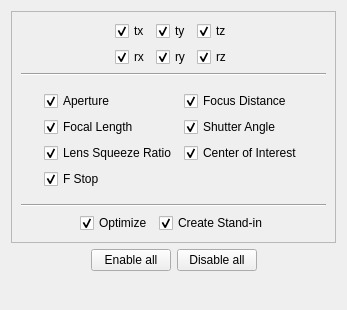
             <widget class="QWidget" name="animationChannels">
              <property name="geometry">
               <rect>
                <x>0</x>
                <y>0</y>
                <width>347</width>
                <height>310</height>
               </rect>
              </property>
              <attribute name="label">
               <string>Animation Channels</string>
              </attribute>
              <layout class="QVBoxLayout" name="verticalLayout_4">
               <item>
                <widget class="QFrame" name="channelsFrame">
                 <property name="frameShape">
                  <enum>QFrame::StyledPanel</enum>
                 </property>
                 <property name="frameShadow">
                  <enum>QFrame::Raised</enum>
                 </property>
                 <layout class="QVBoxLayout" name="verticalLayout_10">
                  <item>
                   <layout class="QHBoxLayout" name="translation">
                    <item>
                     <spacer name="translationLeft">
                      <property name="orientation">
                       <enum>Qt::Horizontal</enum>
                      </property>
                      <property name="sizeHint" stdset="0">
                       <size>
                        <width>40</width>
                        <height>20</height>
                       </size>
                      </property>
                     </spacer>
                    </item>
                    <item>
                     <widget class="QCheckBox" name="tx">
                      <property name="text">
                       <string>tx</string>
                      </property>
                      <property name="checked">
                       <bool>true</bool>
                      </property>
                     </widget>
                    </item>
                    <item>
                     <widget class="QCheckBox" name="ty">
                      <property name="text">
                       <string>ty</string>
                      </property>
                      <property name="checked">
                       <bool>true</bool>
                      </property>
                     </widget>
                    </item>
                    <item>
                     <widget class="QCheckBox" name="tz">
                      <property name="text">
                       <string>tz</string>
                      </property>
                      <property name="checked">
                       <bool>true</bool>
                      </property>
                     </widget>
                    </item>
                    <item>
                     <spacer name="translationRight">
                      <property name="orientation">
                       <enum>Qt::Horizontal</enum>
                      </property>
                      <property name="sizeHint" stdset="0">
                       <size>
                        <width>40</width>
                        <height>20</height>
                       </size>
                      </property>
                     </spacer>
                    </item>
                   </layout>
                  </item>
                  <item>
                   <layout class="QHBoxLayout" name="rotationLayout">
                    <item>
                     <spacer name="rotationLeft">
                      <property name="orientation">
                       <enum>Qt::Horizontal</enum>
                      </property>
                      <property name="sizeHint" stdset="0">
                       <size>
                        <width>40</width>
                        <height>20</height>
                       </size>
                      </property>
                     </spacer>
                    </item>
                    <item>
                     <widget class="QCheckBox" name="rx">
                      <property name="text">
                       <string>rx</string>
                      </property>
                      <property name="checked">
                       <bool>true</bool>
                      </property>
                     </widget>
                    </item>
                    <item>
                     <widget class="QCheckBox" name="ry">
                      <property name="text">
                       <string>ry</string>
                      </property>
                      <property name="checked">
                       <bool>true</bool>
                      </property>
                     </widget>
                    </item>
                    <item>
                     <widget class="QCheckBox" name="rz">
                      <property name="text">
                       <string>rz</string>
                      </property>
                      <property name="checked">
                       <bool>true</bool>
                      </property>
                     </widget>
                    </item>
                    <item>
                     <spacer name="rotationRight">
                      <property name="orientation">
                       <enum>Qt::Horizontal</enum>
                      </property>
                      <property name="sizeHint" stdset="0">
                       <size>
                        <width>40</width>
                        <height>20</height>
                       </size>
                      </property>
                     </spacer>
                    </item>
                   </layout>
                  </item>
                  <item>
                   <widget class="Line" name="animationChannelsTopLine">
                    <property name="orientation">
                     <enum>Qt::Horizontal</enum>
                    </property>
                   </widget>
                  </item>
                  <item>
                   <widget class="QWidget" name="cameraChannels" native="true">
                    <layout class="QHBoxLayout" name="cameraChannelsLayout">
                     <item>
                      <spacer name="cameraChannelsLeft">
                       <property name="orientation">
                        <enum>Qt::Horizontal</enum>
                       </property>
                       <property name="sizeHint" stdset="0">
                        <size>
                         <width>40</width>
                         <height>20</height>
                        </size>
                       </property>
                      </spacer>
                     </item>
                     <item>
                      <layout class="QVBoxLayout" name="cameraChannels1">
                       <item>
                        <widget class="QCheckBox" name="aperture">
                         <property name="text">
                          <string>Aperture</string>
                         </property>
                         <property name="checked">
                          <bool>true</bool>
                         </property>
                         <property name="shortName" stdset="0">
                          <string>hfa|vfa</string>
                         </property>
                        </widget>
                       </item>
                       <item>
                        <widget class="QCheckBox" name="focalLength">
                         <property name="text">
                          <string>Focal Length</string>
                         </property>
                         <property name="checked">
                          <bool>true</bool>
                         </property>
                         <property name="shortName" stdset="0">
                          <string>fl</string>
                         </property>
                        </widget>
                       </item>
                       <item>
                        <widget class="QCheckBox" name="lensSqueezeRatio">
                         <property name="text">
                          <string>Lens Squeeze Ratio</string>
                         </property>
                         <property name="checked">
                          <bool>true</bool>
                         </property>
                         <property name="shortName" stdset="0">
                          <string>lsa</string>
                         </property>
                        </widget>
                       </item>
                       <item>
                        <widget class="QCheckBox" name="fStop">
                         <property name="text">
                          <string>F Stop</string>
                         </property>
                         <property name="checked">
                          <bool>true</bool>
                         </property>
                         <property name="shortName" stdset="0">
                          <string>fs</string>
                         </property>
                        </widget>
                       </item>
                       <item>
                        <spacer name="verticalSpacer_5">
                         <property name="orientation">
                          <enum>Qt::Vertical</enum>
                         </property>
                         <property name="sizeHint" stdset="0">
                          <size>
                           <width>20</width>
                           <height>0</height>
                          </size>
                         </property>
                        </spacer>
                       </item>
                      </layout>
                     </item>
                     <item>
                      <layout class="QVBoxLayout" name="cameraChannels2">
                       <item>
                        <widget class="QCheckBox" name="focusDistance">
                         <property name="text">
                          <string>Focus Distance</string>
                         </property>
                         <property name="checked">
                          <bool>true</bool>
                         </property>
                         <property name="shortName" stdset="0">
                          <string>fd</string>
                         </property>
                        </widget>
                       </item>
                       <item>
                        <widget class="QCheckBox" name="shutterAngle">
                         <property name="text">
                          <string>Shutter Angle</string>
                         </property>
                         <property name="checked">
                          <bool>true</bool>
                         </property>
                         <property name="shortName" stdset="0">
                          <string>sa</string>
                         </property>
                        </widget>
                       </item>
                       <item>
                        <widget class="QCheckBox" name="centerOfInterest">
                         <property name="text">
                          <string>Center of Interest</string>
                         </property>
                         <property name="checked">
                          <bool>true</bool>
                         </property>
                         <property name="shortName" stdset="0">
                          <string>coi</string>
                         </property>
                        </widget>
                       </item>
                       <item>
                        <spacer name="verticalSpacer_4">
                         <property name="orientation">
                          <enum>Qt::Vertical</enum>
                         </property>
                         <property name="sizeHint" stdset="0">
                          <size>
                           <width>20</width>
                           <height>0</height>
                          </size>
                         </property>
                        </spacer>
                       </item>
                      </layout>
                     </item>
                     <item>
                      <spacer name="cameraChannelsRight">
                       <property name="orientation">
                        <enum>Qt::Horizontal</enum>
                       </property>
                       <property name="sizeHint" stdset="0">
                        <size>
                         <width>40</width>
                         <height>20</height>
                        </size>
                       </property>
                      </spacer>
                     </item>
                    </layout>
                   </widget>
                  </item>
                  <item>
                   <widget class="Line" name="animationChannelsBottomLine">
                    <property name="orientation">
                     <enum>Qt::Horizontal</enum>
                    </property>
                   </widget>
                  </item>
                  <item>
                   <layout class="QHBoxLayout" name="optimizeLayout">
                    <item>
                     <spacer name="optimizeLeft">
                      <property name="orientation">
                       <enum>Qt::Horizontal</enum>
                      </property>
                      <property name="sizeHint" stdset="0">
                       <size>
                        <width>40</width>
                        <height>20</height>
                       </size>
                      </property>
                     </spacer>
                    </item>
                    <item>
                     <widget class="QCheckBox" name="optimize">
                      <property name="text">
                       <string>Optimize</string>
                      </property>
                      <property name="checked">
                       <bool>true</bool>
                      </property>
                     </widget>
                    </item>
                    <item>
                     <widget class="QCheckBox" name="createStandIn">
                      <property name="text">
                       <string>Create Stand-in</string>
                      </property>
                      <property name="checked">
                       <bool>true</bool>
                      </property>
                     </widget>
                    </item>
                    <item>
                     <spacer name="optimizeRight">
                      <property name="orientation">
                       <enum>Qt::Horizontal</enum>
                      </property>
                      <property name="sizeHint" stdset="0">
                       <size>
                        <width>40</width>
                        <height>20</height>
                       </size>
                      </property>
                     </spacer>
                    </item>
                   </layout>
                  </item>
                 </layout>
                </widget>
               </item>
               <item>
                <layout class="QHBoxLayout" name="toggleChannelsLayout">
                 <item>
                  <spacer name="toggleChannelsLeft">
                   <property name="orientation">
                    <enum>Qt::Horizontal</enum>
                   </property>
                   <property name="sizeHint" stdset="0">
                    <size>
                     <width>40</width>
                     <height>20</height>
                    </size>
                   </property>
                  </spacer>
                 </item>
                 <item>
                  <widget class="QPushButton" name="enableAll">
                   <property name="text">
                    <string>Enable all</string>
                   </property>
                  </widget>
                 </item>
                 <item>
                  <widget class="QPushButton" name="disableAll">
                   <property name="text">
                    <string>Disable all</string>
                   </property>
                  </widget>
                 </item>
                 <item>
                  <spacer name="toggleChannelsRight">
                   <property name="orientation">
                    <enum>Qt::Horizontal</enum>
                   </property>
                   <property name="sizeHint" stdset="0">
                    <size>
                     <width>40</width>
                     <height>20</height>
                    </size>
                   </property>
                  </spacer>
                 </item>
                </layout>
               </item>
               <item>
                <spacer name="verticalSpacer_2">
                 <property name="orientation">
                  <enum>Qt::Vertical</enum>
                 </property>
                 <property name="sizeHint" stdset="0">
                  <size>
                   <width>20</width>
                   <height>40</height>
                  </size>
                 </property>
                </spacer>
               </item>
              </layout>
             </widget>
